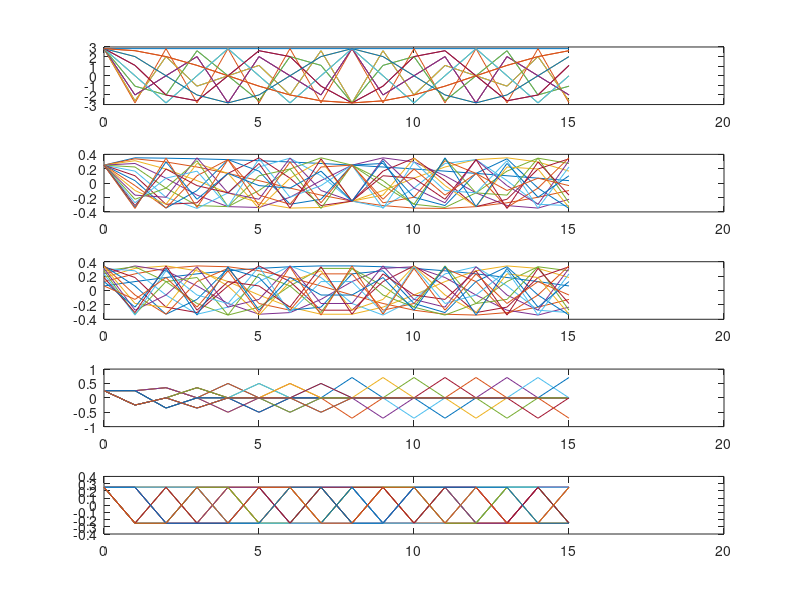

Recreate this plot in MATLAB.
N=16;
n=0:1:N-1;
NN=2*N;

f=1/sqrt(2/N);
c=[sqrt(1/N) sqrt(2/N)*ones(1,N-1)];
s=sqrt(2/(N+1));
for (k=0:N-1)
   bf(k+1, n+1) = f * cos(2*pi/N*k*n);
   bc(k+1, n+1) = c(k+1) * cos(pi*k*(2*n+1)/NN);
   bs(k+1, n+1) = s * sin(pi*(k+1)*(n+1)/(N+1));
endfor;

subplot(5, 1, 1);
plot(n,bf);
subplot(5, 1, 2)
plot(n,bc);
subplot(5, 1, 3);
plot(n,bs);

m=log2(N);
c=sqrt(1/N);
for (k=0:N-1)
   kk=k;
   for (i=0:m-1)
      ki(i+1)=rem(kk,2);
      kk=floor(kk/2);
   endfor;
   for (l=0:N-1)
      nn=l;
      for (i=0:m-1)
         ni(i+1)=rem(nn,2);
         nn=floor(nn/2);
      endfor;
      bHD(k+1,l+1) = c * (-1)^sum(ki .* ni);
   endfor;
endfor;

subplot(5, 1, 5);
plot(n,bHD);

c=sqrt(1/N);
#bHR=[c, c*ones(1,N-1)];
#printf("sqrt N:%d %f", N, sqrt(1/N));
bHR(1,1:N)=c*ones(1,N);
for (k=1:N-1)
   p=0;
   while (k+1 > 2^p)
      p=p+1;
   endwhile;
   p=p-1;
   q=k-2^p+1;
   for (l=0:N-1)
      x=l/N;
      if (((q-1)/2^p <= x) && (x < (q-1/2)/2^p))
         bHR(k+1, l+1) = c*2^(p/2);
      elseif (((q-1/2)/2^p <= x) && (x < q/2^p))
         bHR(k+1, l+1) = -c*2^(p/2);
      else
         bHR(k+1, l+1) = 0;
      endif;
   endfor;
endfor;

subplot(5, 1, 4);
plot(n,bHR);


for (k=1:N)
   Tf(k,1:N)=bf(k,1:N);
   Tc(k,1:N)=bc(k,1:N);
   Ts(k,1:N)=bs(k,1:N);
   THD(k,1:N)=bHD(k,1:N);
   THR(k,1:N)=bHR(k,1:N);
endfor;

T=THD;
I=T * T';
for (i=1:N)
   for (j=1:N)
      printf("%.2f ", I(i, j));
   endfor
   printf("\n");
endfor
